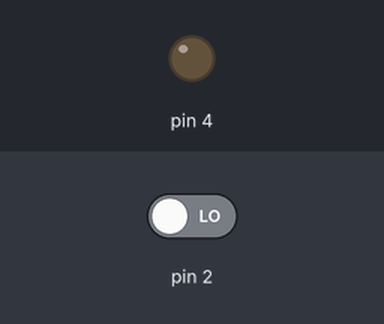
Simulated run of this sketch. Board: Arduino Uno, built with avr-gcc and run on an emulated ATmega328P. Shown: output pins drawn as LEDs (lit = HIGH). Inputs (shaded band) come from the test bench; at power-on: pin 2 LOW.

Above: at 1.2 s.
1.3 s: pin 2 driven HIGH
At 1.6 s:
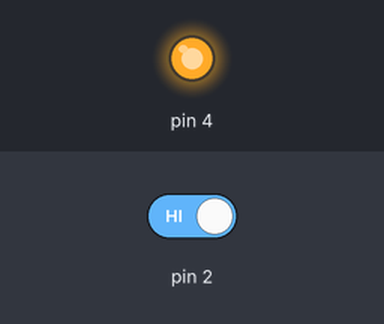
2.8 s: pin 2 driven LOW
At 3.9 s:
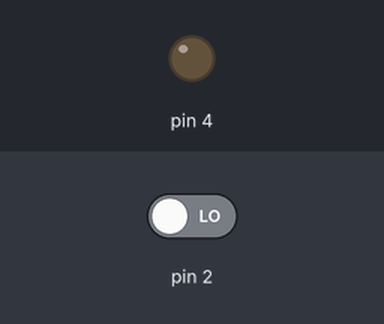
Timing chart, 0 to 5.8 s (numbered marks = the images above; inputs shaded):
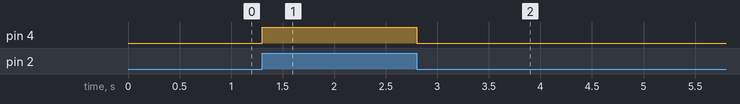

The sketch:

Transmitter1.ino
```cpp
// Transmitter1

// the setup function runs once when you press reset or power the board
void setup() {
  // initialize digital pin 13 as an output.
  pinMode(2, INPUT);
  pinMode(4, OUTPUT);
}

// the loop function runs over and over again forever
void loop() {
  int input;

  input = digitalRead(2);
  digitalWrite(4, input);
  digitalWrite(13, input);
}
```

Measured:
- after the input at 1.3 s, pin 4: LOW → HIGH at once
- after the input at 2.8 s, pin 4: HIGH → LOW at once
